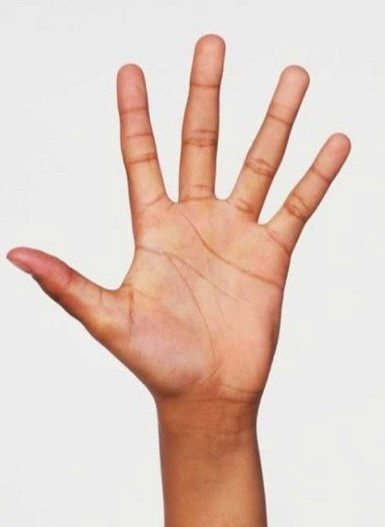
#> input picture CV and IP/ImgData/input/hand.jpg, 385 x 527 px, found by its file name
$ python grabcut.py
#> lines starting #> are read from the running program, lines starting #| are printed output that depends on the picture
import cv2 as cv
import numpy as np

img = cv.imread("D:\\ImgData\\input\\hand.jpg")
#> img is the input picture: shape (527, 385, 3); mean B, G, R 194.9, 205, 225.8


#mask
mask = np.zeros(img.shape[:2], np.uint8)
#rect
rect = (6,31,360,527)
# Creating bgModel fgModel
bgModel = np.zeros((1,65), np.float64)*255
fgModel = np.zeros((1,65), np.float64)*255

cv.grabCut(img, mask, rect, bgModel, fgModel, 5, cv.GC_INIT_WITH_RECT)
#sure bg 0
#sure fg 1
#partial bg 2
#partial fg 3


#Creating a mask for partial and sure background
mask2 = np.where((mask==2)|(mask==0), 0, 1).astype('uint8')
img = img*mask2[:,:,np.newaxis]
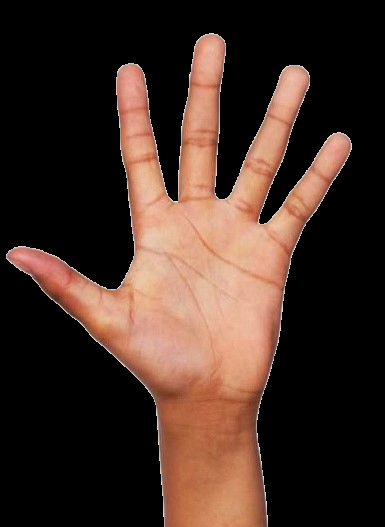
#> img: shape (527, 385, 3); mean B, G, R 37.5, 46.8, 67.4

cv.imshow("image", img)

cv.waitKey()
cv.destroyAllWindows()

$ run again, with CV and IP/ImgData/input/apple.jpg copied over CV and IP/ImgData/input/hand.jpg
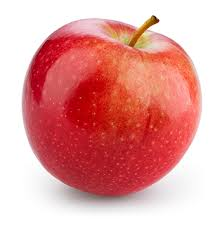
#> input picture CV and IP/ImgData/input/apple.jpg, 222 x 227 px, found by its file name
#> img is the input picture: shape (227, 222, 3); mean B, G, R 158.5, 160.7, 227.9
#> `img = img*mask2[:,:,np.newaxis]`:
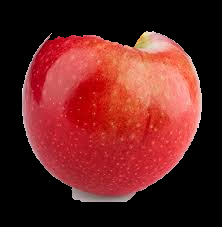
#> img: shape (227, 222, 3); mean B, G, R 33.2, 34.9, 99.3

$ run again, with CV and IP/ImgData/input/balls.jpg copied over CV and IP/ImgData/input/hand.jpg
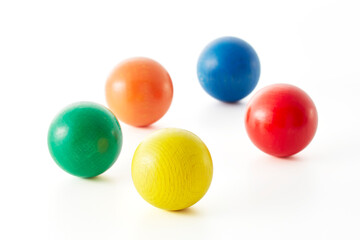
#> input picture CV and IP/ImgData/input/balls.jpg, 360 x 240 px, found by its file name
#> img is the input picture: shape (240, 360, 3); mean B, G, R 212.2, 226.3, 230.9
#> `img = img*mask2[:,:,np.newaxis]`:
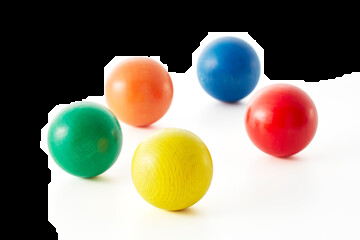
#> img: shape (240, 360, 3); mean B, G, R 115.5, 129.6, 134.1
